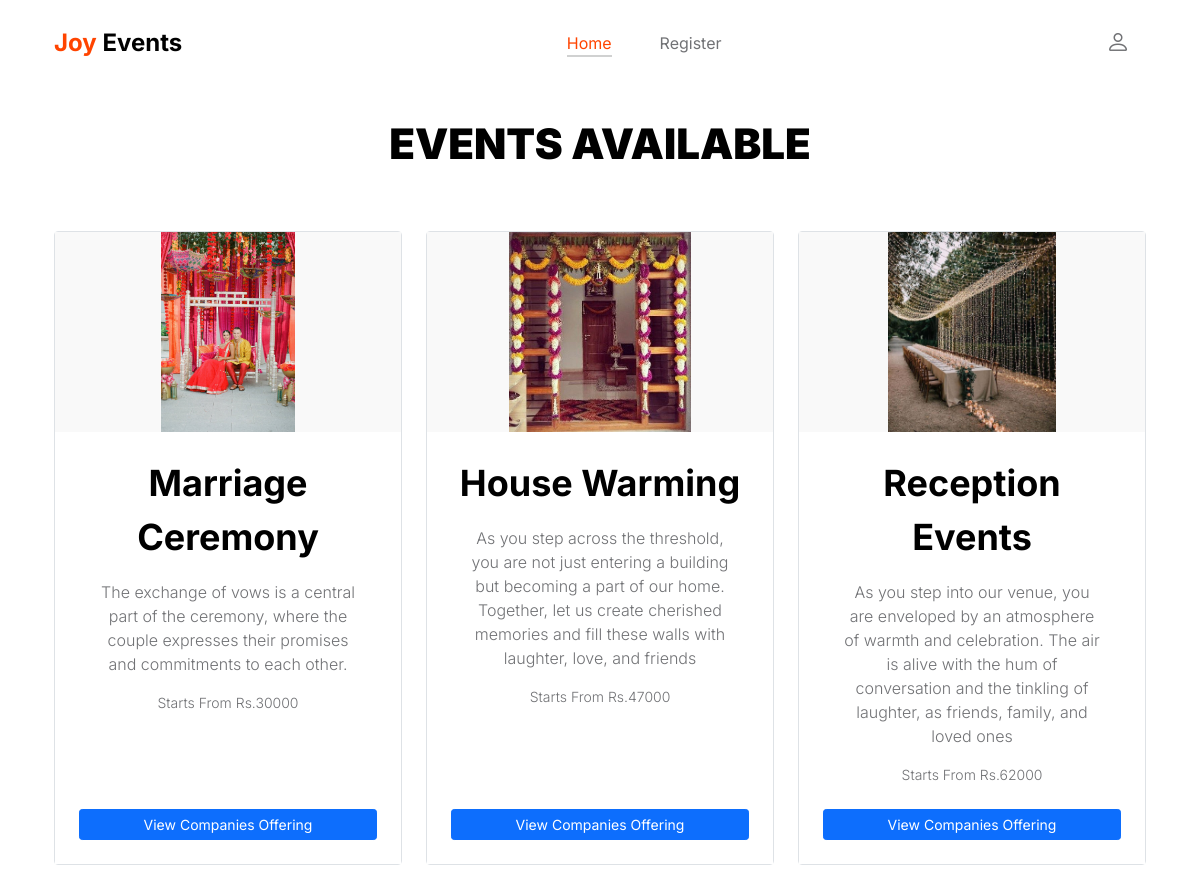
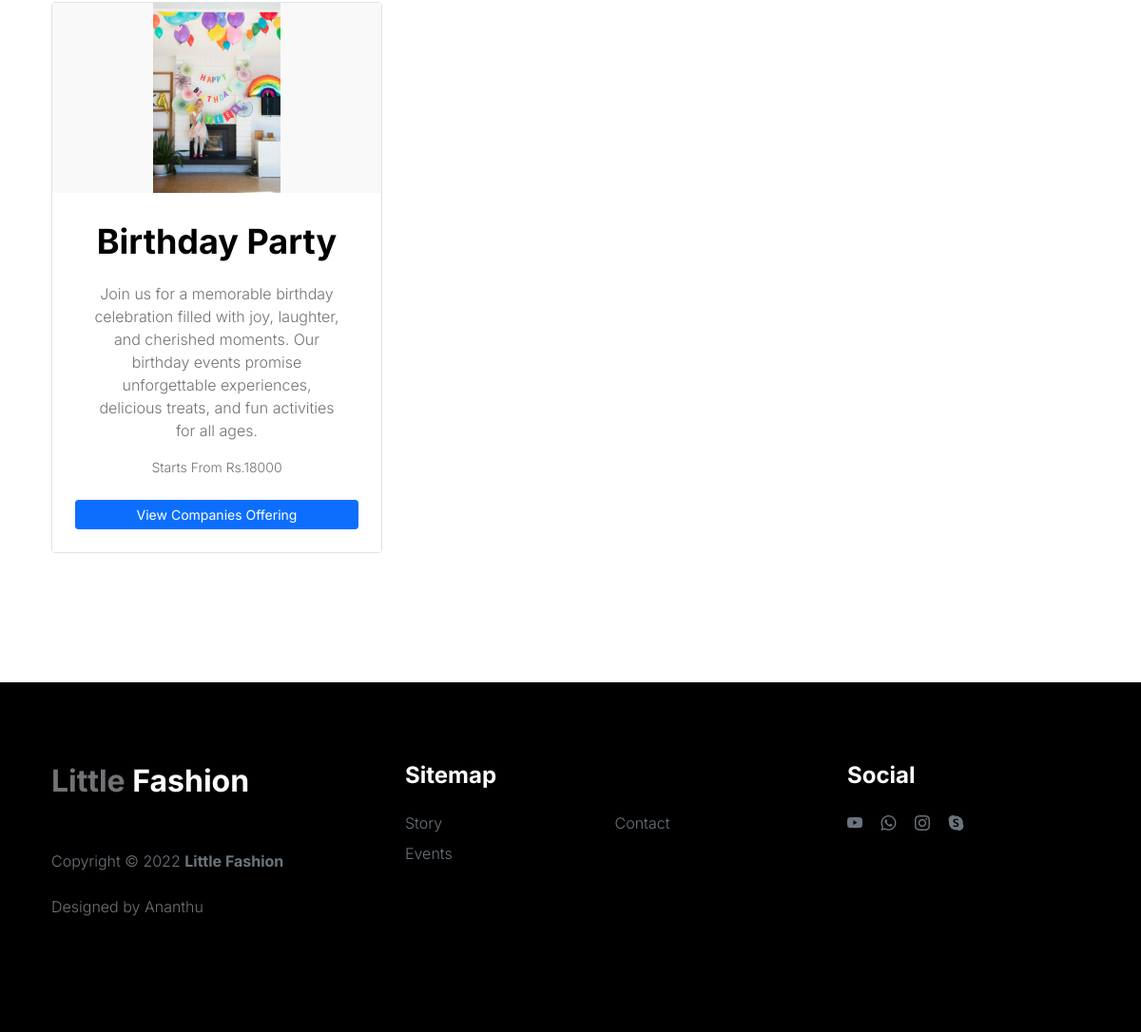
The page /event_item on the database its author committed (2 pictures, top to bottom).
### event_app/models.py (models this page shows, shortened)
class Categories(models.Model):
    event_name = models.CharField(max_length=100, null=True)
    event_des = models.CharField(max_length=500, null=True)
    event_image = models.ImageField(null=True, upload_to='category_images')
    event_prize = models.IntegerField(null=True)

### event_app/views.py (the view)
# urls.py: path('event_item', views.event_categories, name='event_item'),
def event_categories(request):
    categories = Categories.objects.all()
    return render(request, 'event_export/category.html', {'categories': categories})

### templates/event_export/category.html (shortened to what this page needs)
{% extends 'event_export/event_base.html' %}
{% load static %}
{% block content %}
<section class="featured-product section-padding">
    <div class="container">
        <div class="row">
            <div class="col-12 text-center mb-5">
                <h2 class="section-title">EVENTS AVAILABLE</h2>
            </div>
            {% for category in categories %}
            <div class="col-lg-4 col-md-6 col-sm-12 mb-4">
                <div class="product-card border rounded d-flex flex-column h-100">
                    <div class="product-thumb d-flex justify-content-center align-items-center" style="background-color: #f9f9f9;">
                        <a href="{% url 'category_companies' category.id %}">
                            {% if category.event_image %}
                            <img src="{{category.event_image.url}}" class="img-fluid product-image" style="max-height: 200px; width: auto; max-width: 100%;" alt="{{category.event_name}}">
                            {% endif %}
                        </a>
                    </div>
                    <div class="product-info text-center p-4 flex-grow-1 d-flex flex-column justify-content-between" style="background-color: #fff;">
                        <div>
                            <h3 class="product-title mb-3">
                                <a href="{% url 'category_companies' category.id %}" class="product-title-link">{{category.event_name}}</a>
                            </h3>
                            <p class="product-description mb-3" style="font-size: 16px;">{{category.event_des}}</p>
                            <p class="product-price mb-3" style="font-size: 14px;">Starts From Rs.{{category.event_prize}}</p>
                        </div>
                        <a href="{% url 'category_companies' category.id %}" class="btn btn-primary btn-sm mt-2">View Companies Offering</a>
                    </div>
                </div>
            </div>
            {% endfor %}
        </div>
    </div>
</section>
{% endblock %}

### static/css/tooplate-little-fashion.css (style rules this page uses)
:root { --white-color: #FFFFFF; --primary-color: #FF4400; --section-bg-color: #f0f8ff; --dark-color: #000000; --grey-color: #d0d1d1; --p-color: #717275; --body-font-family: 'Inter', sans-serif; --h5-font-size: 24px; --p-font-size: 20px; --copyright-text-font-size: 16px; --product-link-font-size: 14px; --custom-link-font-size: 12px; --font-weight-thin: 100; --font-weight-light: 300; --font-weight-normal: 400; --font-weight-bold: 700; --font-weight-black: 900; }
body, html { height: 100%; }
html { scroll-behavior: smooth; }
body { background: var(--white-color); font-family: var(--body-font-family); position: relative; }
h2, h3, h4, h5, h6 { color: var(--dark-color); line-height: inherit; }
h1, h2, h3, h4, h5, h6 { font-weight: var(--font-weight-bold); }
h1, h2 { font-weight: var(--font-weight-black); }
h2 { font-size: 42px; }
h3 { font-size: 36px; }
p { color: var(--p-color); font-size: var(--p-font-size); font-weight: var(--font-weight-light); }
a, button { touch-action: manipulation; transition: all 0.3s; }
a { color: var(--p-color); text-decoration: none; }
section { content-visibility: auto; contain-intrinsic-size: 700px; }
.section-padding { padding-top: 7rem; padding-bottom: 7rem; }
.product-thumb { background: var(--white-color); position: relative; transition: all 0.5s ease-out; }
.product-image { transition: all 0.5s ease-out; }
.product-info { padding: 30px 20px; }
.product-description, .product-cart-thumb { padding: 0 20px; }
.product-title-link { color: var(--dark-color); }

### rows shown on the page
Categories: event_image (picture), event_name "Marriage Ceremony", event_des "The exchange of vows is a central part of the ceremony, where the couple expresses their promises and commitments to each other.", event_prize "30000"
Categories: event_image (picture), event_name "House Warming", event_des "As you step across the threshold, you are not just entering a building but becoming a part of our home. Together, let us create cherished memories and fill these walls with laughter, love, and friends", event_prize "47000"
Categories: event_image (picture), event_name "Reception Events", event_des "As you step into our venue, you are enveloped by an atmosphere of warmth and celebration. The air is alive with the hum of conversation and the tinkling of laughter, as friends, family, and loved ones", event_prize "62000"
Categories: event_image (picture), event_name "Birthday Party", event_des "Join us for a memorable birthday celebration filled with joy, laughter, and cherished moments. Our birthday events promise unforgettable experiences, delicious treats, and fun activities for all ages.", event_prize "18000"
